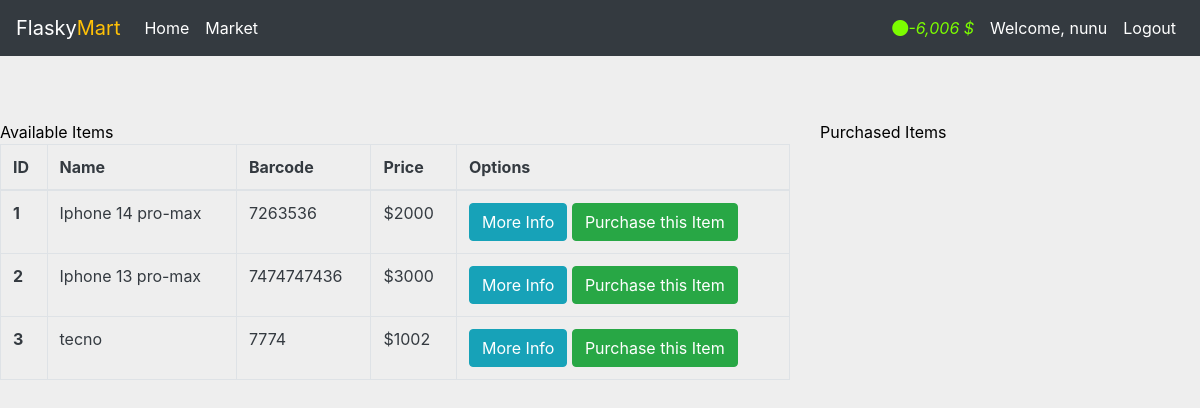
Page /market (signed in) on the committed database.
### market/models.py (models this page shows, shortened)
class users(db.Model, UserMixin):
    id = db.Column(db.Integer, primary_key=True)
    username = db.Column(db.String(30), nullable=False, unique=True)
    email = db.Column(db.String(50), nullable=False, unique=True)
    password = db.Column(db.String(20), nullable=False, unique=True)
    budget = db.Column(db.Integer, nullable=False, default=1000)
    items = db.relationship('items', backref='owned_user', lazy=True)
    @property
    def budget_prettier(self):
        myBudget_string = str(self.budget)
        if len(myBudget_string) >= 4:
            return f'{myBudget_string[:-3]},{myBudget_string[-3:]} $'
        else:
            return f'{myBudget_string}'
    @property
    def pass_word(self):
        return self.password

class items(db.Model):
    id = db.Column(db.Integer, primary_key=True)
    name = db.Column(db.String(30), nullable=False, unique=True)
    barcode = db.Column(db.String(12), nullable=False, unique=True)
    price = db.Column(db.Integer, nullable=False)
    description = db.Column(db.String(length=1000),
                            nullable=False, unique=True)
    owner = db.Column(db.Integer, db.ForeignKey('users.id'))

### market/routes.py (the view, shortened to what this page needs)
@app.route('/market', methods=['GET', 'POST'])
@login_required
def market_page():
    item = items.query.all()
    purchase_form =PurchaseItemForm()
    return render_template('market.html', items=item, dollar='$', current_user=current_user, purchase_form = purchase_form)

### market/models.py (called while the page is built)
@login_manager.user_loader
def load_user(user_id):
    return users.query.get(int(user_id))

### market/templates/market.html (shortened to what this page needs)
{%extends 'base.html'%}
{%block content%}
<div class="row mart-table">
  <div class="col-8">
    Available Items
    <table class="table table-bordered text-dark">
      <thead>
        <tr>
          <th scope="col">ID</th>
          <th scope="col">Name</th>
          <th scope="col">Barcode</th>
          <th scope="col">Price</th>
          <th scope="col">Options</th>
        </tr>
      </thead>
      <tbody>
          {%for item in items%}
          <tr>
              <th scope="row">{{item.id}}</th>
              <td>{{item.name}}</td>
              <td>{{item.barcode}}</td>
              <td>{{dollar}}{{item.price}}</td>
              <td>
                  <button class="btn btn-outline btn-info" data-toggle='modal' data-target='#Modal-MoreInfo-{{item.id}}'>More Info</button>
                  <button class="btn btn-outline btn-success" data-toggle='modal' data-target='#Modal-PurchaseConfirm-{{item.id}}'>Purchase this Item</button>
              </td>
            </tr>
          {% endfor %}
      </tbody>
    </table>
  </div>
  <div class="col-4">
    Purchased Items
  </div>
</div>
{%endblock%}

### market/templates/base.html (shortened to what this page needs)
<html lang="en">
  <head>
    <link rel="stylesheet" href="https://cdn.jsdelivr.net/npm/bootstrap@4.5.3/dist/css/bootstrap.min.css">
    <link rel="stylesheet" href="https://cdn.jsdelivr.net/npm/bootstrap-icons@1.3.0/font/bootstrap-icons.css">
    <link rel="stylesheet" href="{{url_for('static', filename='styles.css')}}"/>
</head>
  <body class='body'>
    <nav class="navbar navbar-expand-lg navbar-dark bg-dark">
      <a class="navbar-brand" href="{{url_for('home_page')}}">Flasky<span class="text-warning">Mart</span></a>
      <div class="collapse navbar-collapse" id="navbarSupportedContent">
        <ul class="navbar-nav mr-auto">
          <li class="nav-item active">
            <a class="nav-link" href="/home">Home <span class="sr-only">(current)</span></a>
          </li>
          <li class="nav-item active">
            <a class="nav-link" href="{{url_for('market_page')}}">Market</a>
          </li>
        </ul>
        {% if current_user.is_authenticated %}
          <ul class="navbar-nav">
            <li class="nav-item active">
              <a class="nav-link" style='color: lawngreen; fon-weight: bold;'>
                <i class='bi-coin'>{{current_user.budget_prettier}}</i>
              </a>
            </li>
            <li class="nav-item active">
              <a class="nav-link">Welcome, {{current_user.username}}</a>
            </li>
            <li class="nav-item active">
              <a class="nav-link" href="{{url_for('logout_page')}}">Logout</a>
            </li>
          </ul>
        {% endif%}
      </div>
    </nav>
    {%block content%}
    {%endblock%}
  </body>
</html>

### market/static/styles.css (style rules this page uses)
.body { background: #eee; color: black; width: 100%; }
.mart-table { margin-top: 4rem; }

### rows in the picture
users: budget_prettier "-6,006 $", username "nunu"
items: id "1", name "Iphone 14 pro-max", barcode "7263536", dollar "$", price "2000"
items: id "2", name "Iphone 13 pro-max", barcode "7474747436", dollar "$", price "3000"
items: id "3", name "tecno", barcode "7774", dollar "$", price "1002"
